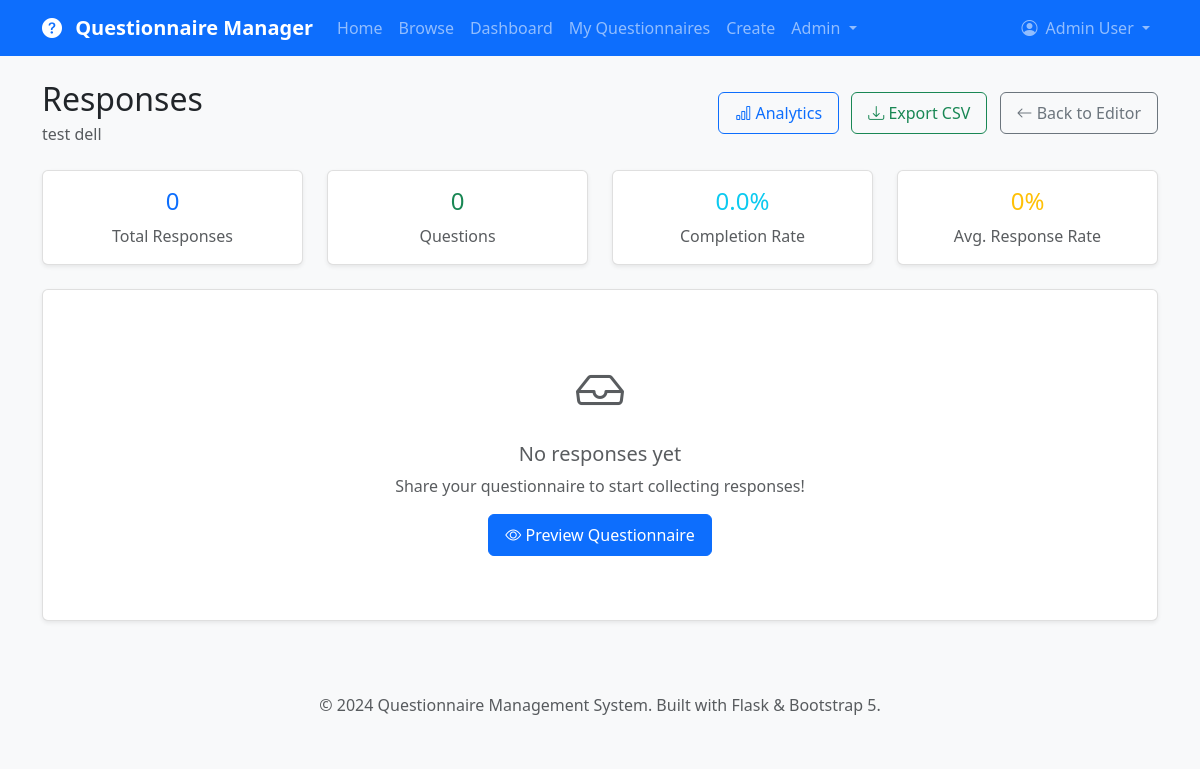
The page /questionnaire/1/responses (signed in) on the database as committed earlier.
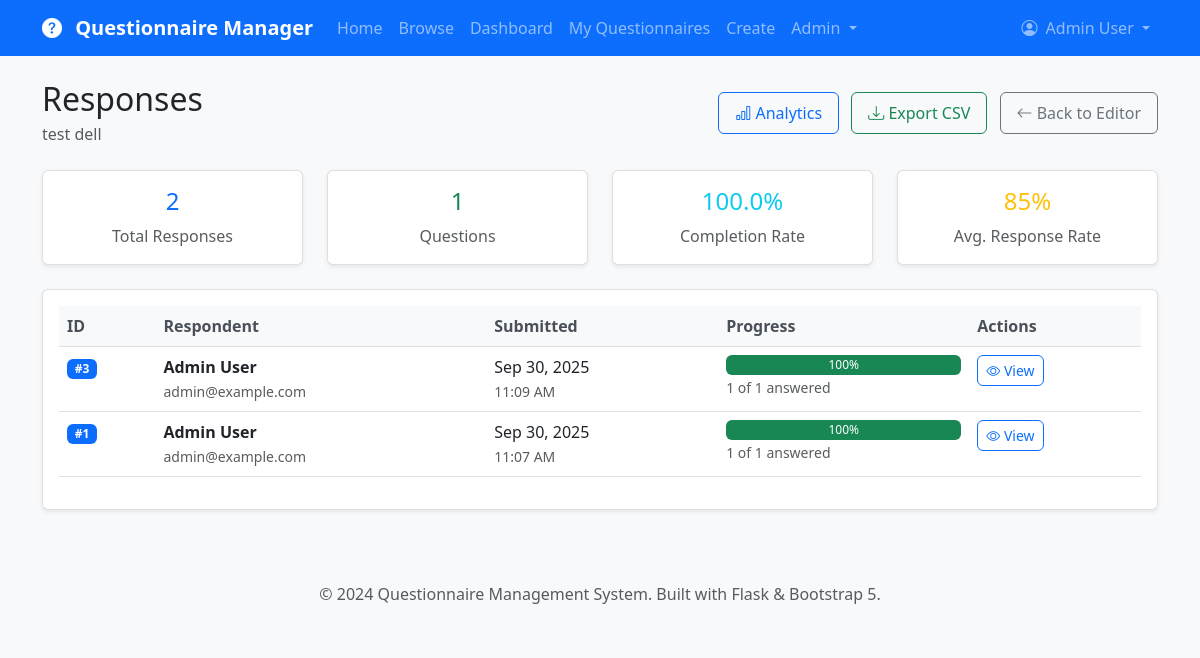
The same page on the database as committed later.
### app/models.py (models this page shows, shortened)
class User(UserMixin, db.Model):
    __tablename__ = 'users'
    id = db.Column(db.Integer, primary_key=True)
    username = db.Column(db.String(64), index=True, unique=True, nullable=False)
    email = db.Column(db.String(120), index=True, unique=True, nullable=False)
    password_hash = db.Column(db.String(128))
    first_name = db.Column(db.String(64))
    last_name = db.Column(db.String(64))
    role = db.Column(db.String(20), default='user')  # user, admin
    is_active = db.Column(db.Boolean, default=True)
    created_at = db.Column(db.DateTime, index=True, default=datetime.utcnow)
    last_login = db.Column(db.DateTime)
    created_questionnaires = db.relationship('Questionnaire', foreign_keys='Questionnaire.creator_id',
                                           backref='creator', lazy='dynamic', cascade='all, delete-orphan')
    responses = db.relationship('Response', backref='user', lazy='dynamic', cascade='all, delete-orphan')
    def get_full_name(self):
        if self.first_name and self.last_name:
            return f"{self.first_name} {self.last_name}"
        return self.username
    def is_admin(self):
        return self.role == 'admin'

class Questionnaire(db.Model):
    __tablename__ = 'questionnaires'
    id = db.Column(db.Integer, primary_key=True)
    title = db.Column(db.String(200), nullable=False)
    description = db.Column(db.Text)
    creator_id = db.Column(db.Integer, db.ForeignKey('users.id'), nullable=False)
    is_active = db.Column(db.Boolean, default=True)
    allow_anonymous = db.Column(db.Boolean, default=False)
    multiple_submissions = db.Column(db.Boolean, default=False)
    created_at = db.Column(db.DateTime, index=True, default=datetime.utcnow)
    updated_at = db.Column(db.DateTime, default=datetime.utcnow, onupdate=datetime.utcnow)
    questions = db.relationship('Question', backref='questionnaire', lazy='dynamic',
                              cascade='all, delete-orphan', order_by='Question.order')
    responses = db.relationship('Response', backref='questionnaire', lazy='dynamic',
                              cascade='all, delete-orphan')
    def get_completion_rate(self):
        total = self.responses.count()
        completed = self.responses.filter_by(is_complete=True).count()
        return (completed / total * 100) if total > 0 else 0
    def get_question_count(self):
        return self.questions.count()

class Response(db.Model):
    __tablename__ = 'responses'
    id = db.Column(db.Integer, primary_key=True)
    questionnaire_id = db.Column(db.Integer, db.ForeignKey('questionnaires.id'), nullable=False)
    user_id = db.Column(db.Integer, db.ForeignKey('users.id'), nullable=True)  # Nullable for anonymous
    session_id = db.Column(db.String(255))  # For anonymous users
    is_complete = db.Column(db.Boolean, default=False)
    submitted_at = db.Column(db.DateTime, index=True, default=datetime.utcnow)
    updated_at = db.Column(db.DateTime, default=datetime.utcnow, onupdate=datetime.utcnow)
    answers = db.relationship('Answer', backref='response', lazy='dynamic', cascade='all, delete-orphan')
    def get_progress_percentage(self):
        total_questions = self.questionnaire.questions.filter_by(is_required=True).count()
        answered_questions = self.answers.join(Question).filter(Question.is_required == True).count()
        return (answered_questions / total_questions * 100) if total_questions > 0 else 0
    def get_respondent_name(self):
        if self.user:
            return self.user.get_full_name()
        return f"Anonymous ({self.session_id[:8]}...)" if self.session_id else "Anonymous"

### app/main/routes.py (the view)
@bp.route('/questionnaire/<int:id>/responses')
@login_required
def questionnaire_responses(id):
    questionnaire = Questionnaire.query.get_or_404(id)
    if questionnaire.creator != current_user and not current_user.is_admin():
        flash('You do not have permission to view responses for this questionnaire.', 'danger')
        return redirect(url_for('main.questionnaires'))
    page = request.args.get('page', 1, type=int)
    responses = questionnaire.responses.filter_by(is_complete=True).order_by(
        desc(Response.submitted_at)
    ).paginate(
        page=page,
        per_page=current_app.config['RESPONSES_PER_PAGE'],
        error_out=False
    )
    return render_template('main/questionnaire_responses.html',
                         title=f'Responses - {questionnaire.title}',
                         questionnaire=questionnaire,
                         responses=responses)

### app/models.py (called while the page is built)
@login_manager.user_loader
def load_user(user_id):
    return User.query.get(int(user_id))

### app/templates/main/questionnaire_responses.html (shortened to what this page needs)
{% extends "base.html" %}
{% block content %}
<div class="d-flex justify-content-between align-items-center mb-4">
    <div>
        <h2 class="mb-1">Responses</h2>
        <p class="text-muted mb-0">{{ questionnaire.title }}</p>
    </div>
    <div>
        <a href="{{ url_for('main.questionnaire_analytics', id=questionnaire.id) }}" class="btn btn-outline-primary me-2">
            <i class="bi bi-bar-chart"></i> Analytics
        </a>
        <a href="{{ url_for('main.export_questionnaire_data', id=questionnaire.id) }}" class="btn btn-outline-success me-2">
            <i class="bi bi-download"></i> Export CSV
        </a>
        <a href="{{ url_for('main.edit_questionnaire', id=questionnaire.id) }}" class="btn btn-outline-secondary">
            <i class="bi bi-arrow-left"></i> Back to Editor
        </a>
    </div>
</div>
<div class="row mb-4">
    <div class="col-md-3">
        <div class="card text-center">
            <div class="card-body">
                <h4 class="text-primary">{{ responses.total }}</h4>
                <p class="card-text text-muted">Total Responses</p>
            </div>
        </div>
    </div>
    <div class="col-md-3">
        <div class="card text-center">
            <div class="card-body">
                <h4 class="text-success">{{ questionnaire.get_question_count() }}</h4>
                <p class="card-text text-muted">Questions</p>
            </div>
        </div>
    </div>
    <div class="col-md-3">
        <div class="card text-center">
            <div class="card-body">
                <h4 class="text-info">{{ "%.1f"|format(questionnaire.get_completion_rate()) }}%</h4>
                <p class="card-text text-muted">Completion Rate</p>
            </div>
        </div>
    </div>
    <div class="col-md-3">
        <div class="card text-center">
            <div class="card-body">
                <h4 class="text-warning">
                    {% if responses.total > 0 %}
                        85%
                    {% else %}
                        0%
                    {% endif %}
                </h4>
                <p class="card-text text-muted">Avg. Response Rate</p>
            </div>
        </div>
    </div>
</div>
<div class="card">
    <div class="card-body">
        {% if responses.items %}
            <div class="table-responsive">
                <table class="table table-hover">
                    <thead class="table-light">
                        <tr>
                            <th>ID</th>
                            <th>Respondent</th>
                            <th>Submitted</th>
                            <th>Progress</th>
                            <th>Actions</th>
                        </tr>
                    </thead>
                    <tbody>
                        {% for response in responses.items %}
                            <tr>
                                <td>
                                    <span class="badge bg-primary">#{{ response.id }}</span>
                                </td>
                                <td>
                                    <div>
                                        <strong>{{ response.get_respondent_name() }}</strong>
                                        {% if response.user %}
                                            <br><small class="text-muted">{{ response.user.email }}</small>
                                        {% endif %}
                                    </div>
                                </td>
                                <td>
                                    <div>
                                        {{ response.submitted_at.strftime('%b %d, %Y') }}
                                        <br><small class="text-muted">{{ response.submitted_at.strftime('%I:%M %p') }}</small>
                                    </div>
                                </td>
                                <td>
                                    {% set progress = response.get_progress_percentage() %}
                                    <div class="progress" style="height: 20px;">
                                        <div class="progress-bar bg-success"
                                             style="width: {{ progress }}%">
                                            {{ "%.0f"|format(progress) }}%
                                        </div>
                                    </div>
                                    <small class="text-muted">
                                        {{ response.answers.count() }} of {{ questionnaire.get_question_count() }} answered
                                    </small>
                                </td>
                                <td>
                                    <button class="btn btn-outline-primary btn-sm"
                                            onclick="viewResponse({{ response.id }})">
                                        <i class="bi bi-eye"></i> View
                                    </button>
                                </td>
                            </tr>
                        {% endfor %}
                    </tbody>
                </table>
            </div>
        {% else %}
            <div class="text-center py-5">
                <i class="bi bi-inbox text-muted" style="font-size: 3rem;"></i>
                <h5 class="text-muted mt-3">No responses yet</h5>
                <p class="text-muted">Share your questionnaire to start collecting responses!</p>
                <a href="{{ url_for('main.view_questionnaire', id=questionnaire.id) }}" class="btn btn-primary">
                    <i class="bi bi-eye"></i> Preview Questionnaire
                </a>
            </div>
        {% endif %}
    </div>
</div>
{% endblock %}

### app/templates/base.html (shortened to what this page needs)
<!DOCTYPE html>
<html lang="en">
<head>
    <link href="https://cdn.jsdelivr.net/npm/bootstrap@5.3.0/dist/css/bootstrap.min.css" rel="stylesheet">
    <link rel="stylesheet" href="https://cdn.jsdelivr.net/npm/bootstrap-icons@1.10.0/font/bootstrap-icons.css">
    <link href="{{ url_for('static', filename='css/custom.css') }}" rel="stylesheet">
</head>
<body>
    <nav class="navbar navbar-expand-lg navbar-dark bg-primary">
        <div class="container">
            <a class="navbar-brand" href="{{ url_for('main.index') }}">
                <i class="bi bi-question-circle-fill me-2"></i>
                Questionnaire Manager
            </a>
            <div class="collapse navbar-collapse" id="navbarNav">
                <ul class="navbar-nav me-auto">
                    <li class="nav-item">
                        <a class="nav-link" href="{{ url_for('main.index') }}">Home</a>
                    </li>
                    <li class="nav-item">
                        <a class="nav-link" href="{{ url_for('main.questionnaires') }}">Browse</a>
                    </li>
                    {% if current_user.is_authenticated %}
                        <li class="nav-item">
                            <a class="nav-link" href="{{ url_for('main.dashboard') }}">Dashboard</a>
                        </li>
                        <li class="nav-item">
                            <a class="nav-link" href="{{ url_for('main.my_questionnaires') }}">My Questionnaires</a>
                        </li>
                        <li class="nav-item">
                            <a class="nav-link" href="{{ url_for('main.create_questionnaire') }}">Create</a>
                        </li>
                        {% if current_user.is_admin() %}
                            <li class="nav-item dropdown">
                                <a class="nav-link dropdown-toggle" href="#" role="button" data-bs-toggle="dropdown">
                                    Admin
                                </a>
                            </li>
                        {% endif %}
                    {% endif %}
                </ul>
                <ul class="navbar-nav">
                    {% if current_user.is_authenticated %}
                        <li class="nav-item dropdown">
                            <a class="nav-link dropdown-toggle" href="#" role="button" data-bs-toggle="dropdown">
                                <i class="bi bi-person-circle me-1"></i>
                                {{ current_user.get_full_name() }}
                            </a>
                        </li>
                    {% endif %}
                </ul>
            </div>
        </div>
    </nav>
    <main class="container mt-4">
        {% block content %}{% endblock %}
    </main>
    <footer class="bg-light text-center py-4 mt-5">
        <div class="container">
            <p class="text-muted mb-0">
                &copy; 2024 Questionnaire Management System.
                Built with Flask & Bootstrap 5.
            </p>
        </div>
    </footer>
</body>
</html>

### app/static/css/custom.css (style rules this page uses)
:root { --primary-color: #0d6efd; --secondary-color: #6c757d; --success-color: #198754; --danger-color: #dc3545; --warning-color: #ffc107; --info-color: #0dcaf0; }
body { font-family: 'Segoe UI', Tahoma, Geneva, Verdana, sans-serif; background-color: #f8f9fa; }
.navbar-brand { font-weight: 600; }
.card { box-shadow: 0 0.125rem 0.25rem rgba(0, 0, 0, 0.075); border: 1px solid rgba(0, 0, 0, 0.125); transition: box-shadow 0.15s ease-in-out; }
.progress { height: 0.5rem; }
.btn { border-radius: 0.375rem; font-weight: 500; padding: 0.5rem 1rem; transition: all 0.15s ease-in-out; }
.btn-sm { padding: 0.25rem 0.5rem; font-size: 0.875rem; }
.table { background-color: white; }
.table th { background-color: #f8f9fa; border-top: none; font-weight: 600; color: #495057; }

Rows that differ between the two databases and show on the page:
added Response: id "3", get_respondent_name "Admin User", user.email "admin@example.com", submitted_at "Sep 30, 2025", submitted_at "11:09 AM", {{ progress }} 100.0 (drawn), progress "100", answers.count "1", get_question_count "1"
added Response: id "1", get_respondent_name "Admin User", user.email "admin@example.com", submitted_at "Sep 30, 2025", submitted_at "11:07 AM", {{ progress }} 100.0 (drawn), progress "100", answers.count "1", get_question_count "1"
Other text that changed with them:
{{ responses.total }}: "0" → "2"
{{ questionnaire.get_question_count() }}: "0" → "1"
{{ "%.1f"|format(questionnaire.get_completion_rate()) }}: "0.0" → "100.0"
text no longer shown: "0% No responses yet Share your questionnaire to start collecting responses! Preview Questionnaire"
text now shown: "85% ID Respondent Submitted Progress Actions"
